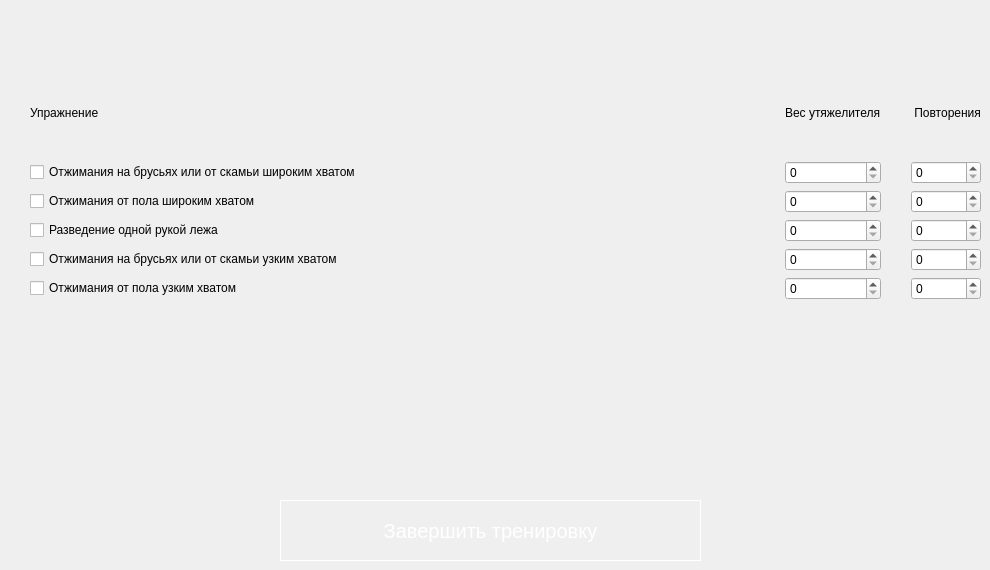
                <widget class="QWidget" name="tab_8">
                 <attribute name="title">
                  <string>День 8</string>
                 </attribute>
                 <widget class="QPushButton" name="pushButton_complete_8">
                  <property name="geometry">
                   <rect>
                    <x>280</x>
                    <y>500</y>
                    <width>421</width>
                    <height>61</height>
                   </rect>
                  </property>
                  <property name="styleSheet">
                   <string notr="true">QPushButton {
border:1px solid #fff;
font-size:20px;
color:#fff;
}
QPushButton:hover {
	background-color: rgb(85, 170, 255);
}</string>
                  </property>
                  <property name="text">
                   <string>Завершить тренировку</string>
                  </property>
                 </widget>
                 <widget class="QWidget" name="gridLayoutWidget_8">
                  <property name="geometry">
                   <rect>
                    <x>30</x>
                    <y>70</y>
                    <width>951</width>
                    <height>230</height>
                   </rect>
                  </property>
                  <layout class="QGridLayout" name="gridLayout_8" rowstretch="0,0,0,0,0,0" columnstretch="3,0,0">
                   <property name="horizontalSpacing">
                    <number>30</number>
                   </property>
                   <item row="1" column="1">
                    <widget class="QSpinBox" name="spinBox_extraWeight_1_8"/>
                   </item>
                   <item row="3" column="0">
                    <widget class="QCheckBox" name="checkBox_exersize_3_8">
                     <property name="text">
                      <string>Разведение одной рукой лежа</string>
                     </property>
                    </widget>
                   </item>
                   <item row="3" column="1">
                    <widget class="QSpinBox" name="spinBox_extraWeight_3_8"/>
                   </item>
                   <item row="5" column="1">
                    <widget class="QSpinBox" name="spinBox_extraWeight_5_8"/>
                   </item>
                   <item row="0" column="0">
                    <widget class="QLabel" name="label_exersize_8">
                     <property name="text">
                      <string>Упражнение</string>
                     </property>
                    </widget>
                   </item>
                   <item row="5" column="0">
                    <widget class="QCheckBox" name="checkBox_exersize_5_8">
                     <property name="text">
                      <string>Отжимания от пола узким хватом</string>
                     </property>
                     <property name="checked">
                      <bool>false</bool>
                     </property>
                    </widget>
                   </item>
                   <item row="1" column="0">
                    <widget class="QCheckBox" name="checkBox_exersize_1_8">
                     <property name="text">
                      <string>Отжимания на брусьях или от скамьи широким хватом</string>
                     </property>
                     <property name="checked">
                      <bool>false</bool>
                     </property>
                    </widget>
                   </item>
                   <item row="0" column="2">
                    <widget class="QLabel" name="label_reps_8">
                     <property name="text">
                      <string> Повторения</string>
                     </property>
                    </widget>
                   </item>
                   <item row="1" column="2">
                    <widget class="QSpinBox" name="spinBox_reps_1_8"/>
                   </item>
                   <item row="3" column="2">
                    <widget class="QSpinBox" name="spinBox_reps_3_8"/>
                   </item>
                   <item row="2" column="2">
                    <widget class="QSpinBox" name="spinBox_reps_2_8"/>
                   </item>
                   <item row="4" column="0">
                    <widget class="QCheckBox" name="checkBox_exersize_4_8">
                     <property name="text">
                      <string>Отжимания на брусьях или от скамьи узким хватом</string>
                     </property>
                    </widget>
                   </item>
                   <item row="4" column="2">
                    <widget class="QSpinBox" name="spinBox_reps_4_8"/>
                   </item>
                   <item row="2" column="0">
                    <widget class="QCheckBox" name="checkBox_exersize_2_8">
                     <property name="text">
                      <string>Отжимания от пола широким хватом</string>
                     </property>
                    </widget>
                   </item>
                   <item row="2" column="1">
                    <widget class="QSpinBox" name="spinBox_extraWeight_2_8"/>
                   </item>
                   <item row="0" column="1">
                    <widget class="QLabel" name="label_extraWeigh_8">
                     <property name="text">
                      <string>Вес утяжелителя</string>
                     </property>
                    </widget>
                   </item>
                   <item row="4" column="1">
                    <widget class="QSpinBox" name="spinBox_extraWeight_4_8"/>
                   </item>
                   <item row="5" column="2">
                    <widget class="QSpinBox" name="spinBox_reps_5_8"/>
                   </item>
                  </layout>
                 </widget>
                </widget>
